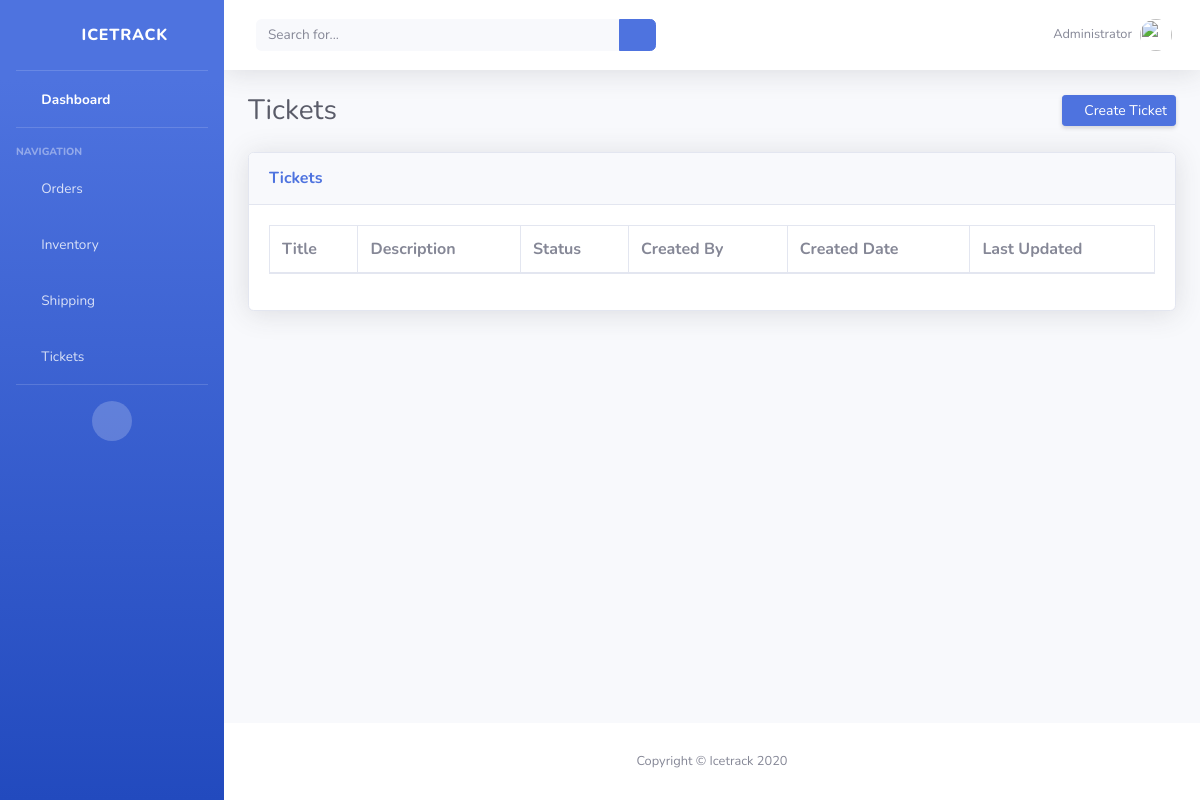
The app's page /tickets/, older data.
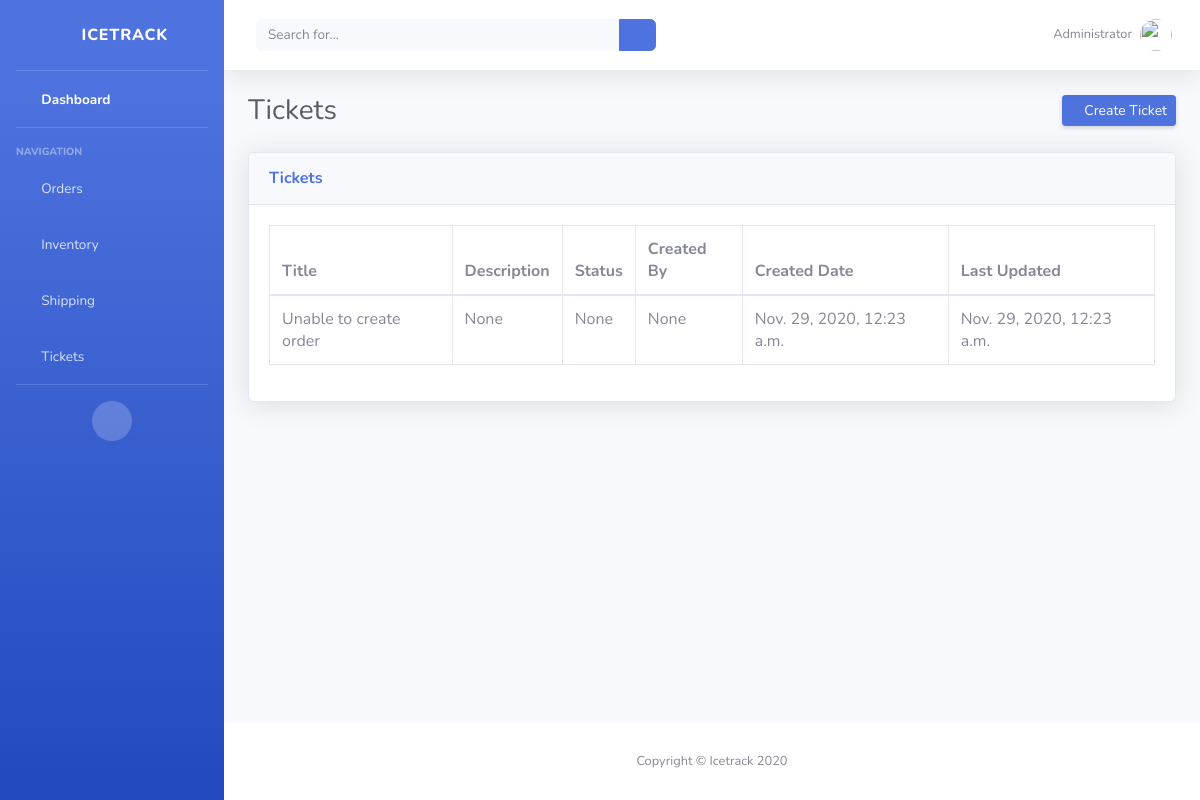
The same page, newer data.
### icetrack/models.py (models this page shows, shortened)
class Ticket(models.Model):
    title = models.CharField(max_length=50, blank=True, null=True)
    description = models.CharField(max_length=50, blank=True, null=True)
    status = models.CharField(max_length=50, blank=True, null=True)
    opened_by = models.CharField(max_length=50, blank=True, null=True)
    date_opened = models.DateTimeField(auto_now_add=False, auto_now=True)
    last_updated = models.DateTimeField(auto_now_add=False, auto_now=True)
    export_to_CSV = models.BooleanField(default=False)

### icetrack/views.py (the view)
# urls.py: path('tickets/', TicketsPageView.as_view(), name="tickets"),
class TicketsPageView(ListView):
    model = Ticket
    template_name = 'tickets.html'
    context_object_name = 'all_tickets_list'

### templates/tickets.html
{% extends 'base.html' %}
{% block content%}
<div class="container-fluid">
    <div class="d-sm-flex align-items-center justify-content-between mb-4">
        <h1 class="h3 mb-0 text-gray-800">Tickets</h1>
        <a href="{% url 'create_ticket' %}" class="d-none d-sm-inline-block btn btn-sm btn-primary shadow-sm"><i class="fas fa-plus fa-sm text-white-50"></i> Create Ticket</a>
    </div>
    <div class="card shadow mb-4">
        <div class="card-header py-3">
            <h6 class="m-0 font-weight-bold text-primary">Tickets</h6>
        </div>
        <div class="card-body">
            <div class="table-responsive">
                <table class="table table-bordered" id="dataTable" width="100%" cellspacing="0">
                    <thead>
                        <tr>
                            <th>Title</th>
                            <th>Description</th>
                            <th>Status</th>
                            <th>Created By</th>
                            <th>Created Date</th>
                            <th>Last Updated</th>
                        </tr>
                    </thead>
                    <tbody>
                        {% for ticket in all_tickets_list %}
                            <tr>
                                <td>{{ ticket.title }}</td>
                                <td>{{ ticket.description }}</td>
                                <td>{{ ticket.status }}</td>
                                <td>{{ ticket.opened_by }}</td>
                                <td>{{ ticket.date_opened }}</td>
                                <td>{{ ticket.last_updated }}</td>
                            </tr>
                        {% endfor %}
                    </tbody>
                </table>
            </div>
        </div>
    </div>
</div>
{% endblock content %}

Row changes from the older to the newer data that the page shows:
added Ticket: title "Unable to create order", description "None", status "None", opened_by "None", date_opened "Nov. 29, 2020, 12:23 a.m.", last_updated "Nov. 29, 2020, 12:23 a.m."
